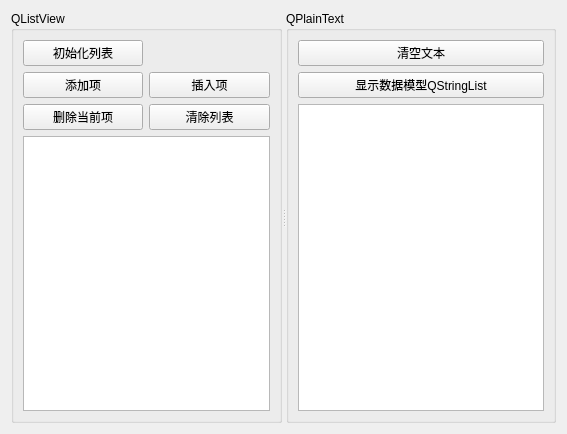
<?xml version="1.0" encoding="UTF-8"?>
<ui version="4.0">
 <class>Widget</class>
 <widget class="QWidget" name="Widget">
  <property name="geometry">
   <rect>
    <x>0</x>
    <y>0</y>
    <width>567</width>
    <height>434</height>
   </rect>
  </property>
  <property name="windowTitle">
   <string>Widget</string>
  </property>
  <layout class="QVBoxLayout" name="verticalLayout_2">
   <item>
    <widget class="QSplitter" name="splitter">
     <property name="orientation">
      <enum>Qt::Orientation::Horizontal</enum>
     </property>
     <widget class="QGroupBox" name="groupBox">
      <property name="title">
       <string>QListView</string>
      </property>
      <layout class="QGridLayout" name="gridLayout">
       <item row="0" column="0">
        <widget class="QPushButton" name="pushBtnInitList">
         <property name="text">
          <string>初始化列表</string>
         </property>
        </widget>
       </item>
       <item row="1" column="0">
        <widget class="QPushButton" name="pushBtnAddItem">
         <property name="text">
          <string>添加项</string>
         </property>
        </widget>
       </item>
       <item row="1" column="1">
        <widget class="QPushButton" name="pushBtnInsertItem">
         <property name="text">
          <string>插入项</string>
         </property>
        </widget>
       </item>
       <item row="2" column="0">
        <widget class="QPushButton" name="pushBtnRemoveItem">
         <property name="text">
          <string>删除当前项</string>
         </property>
        </widget>
       </item>
       <item row="2" column="1">
        <widget class="QPushButton" name="pushBtnClearList">
         <property name="text">
          <string>清除列表</string>
         </property>
        </widget>
       </item>
       <item row="3" column="0" colspan="2">
        <widget class="QListView" name="listView"/>
       </item>
      </layout>
     </widget>
     <widget class="QGroupBox" name="groupBox_2">
      <property name="title">
       <string>QPlainText</string>
      </property>
      <layout class="QVBoxLayout" name="verticalLayout">
       <item>
        <widget class="QPushButton" name="pushBtnClearPlainText">
         <property name="text">
          <string>清空文本</string>
         </property>
        </widget>
       </item>
       <item>
        <widget class="QPushButton" name="pushBtnShowPlaintext">
         <property name="text">
          <string>显示数据模型QStringList</string>
         </property>
        </widget>
       </item>
       <item>
        <widget class="QPlainTextEdit" name="plainTextEdit"/>
       </item>
      </layout>
     </widget>
    </widget>
   </item>
  </layout>
 </widget>
 <resources/>
 <connections/>
</ui>
